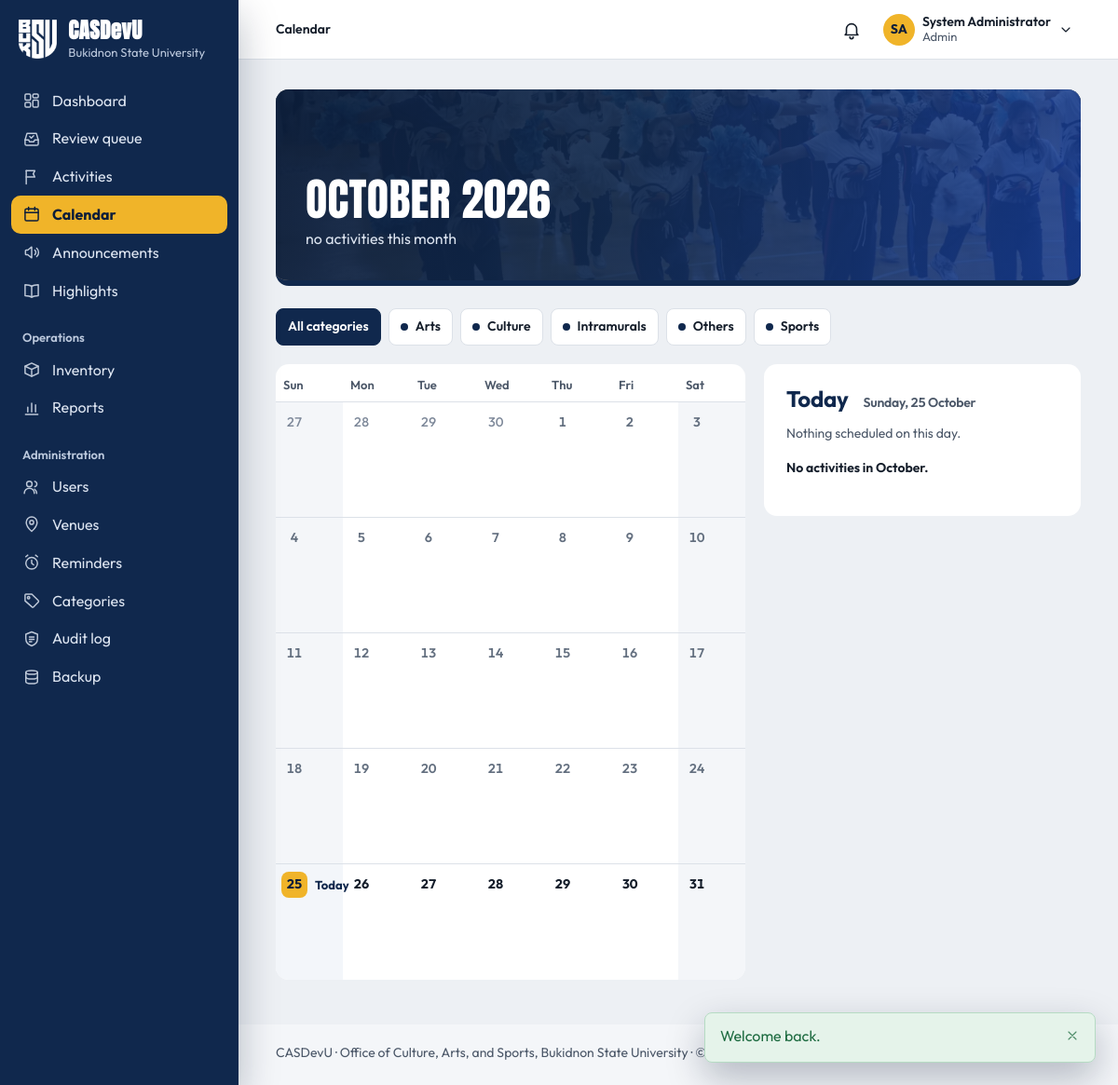
The page /activities/calendar.php (signed in) on the database its author committed.
### tables this page shows
CREATE TABLE users (
    user_id         INT UNSIGNED AUTO_INCREMENT PRIMARY KEY,
    role_id         TINYINT UNSIGNED NOT NULL,

     
    email           VARCHAR(150) NOT NULL UNIQUE,    
    password_hash   VARCHAR(255) NOT NULL,           
     
    student_number  VARCHAR(30)  NULL UNIQUE,        
    first_name      VARCHAR(80)  NOT NULL,
    middle_name     VARCHAR(80)  NULL,
    last_name       VARCHAR(80)  NOT NULL,
    sex             ENUM('male','female','other') NULL,
    birth_date      DATE         NULL,
    contact_number  VARCHAR(30)  NULL,
    photo_path      VARCHAR(255) NULL,
    id_front_path   VARCHAR(255) NULL,               
    id_back_path    VARCHAR(255) NULL,               

     
    course_id       INT UNSIGNED     NULL,
    year_level_id   TINYINT UNSIGNED NULL,
    section         VARCHAR(20)      NULL,
     
    connection_note VARCHAR(500)     NULL,

     
    status          ENUM('pending','active','inactive','suspended')
                        NOT NULL DEFAULT 'pending',
    last_login_at   DATETIME NULL,
    created_at      TIMESTAMP NOT NULL DEFAULT CURRENT_TIMESTAMP,
    updated_at      TIMESTAMP NOT NULL DEFAULT CURRENT_TIMESTAMP
                        ON UPDATE CURRENT_TIMESTAMP,

    CONSTRAINT fk_users_role       FOREIGN KEY (role_id)       REFERENCES roles(role_id),
    CONSTRAINT fk_users_course     FOREIGN KEY (course_id)     REFERENCES courses(course_id)
                                       ON DELETE SET NULL,
    CONSTRAINT fk_users_year_level FOREIGN KEY (year_level_id) REFERENCES year_levels(year_level_id)
                                       ON DELETE SET NULL,

    INDEX idx_users_role   (role_id),
    INDEX idx_users_status (status),
    INDEX idx_users_name   (last_name, first_name)
);

CREATE TABLE activity_categories (
    category_id     INT UNSIGNED AUTO_INCREMENT PRIMARY KEY,
    name            VARCHAR(80)  NOT NULL UNIQUE,    
    description     VARCHAR(255) NULL,
    color_hex       CHAR(7)      NULL,               
    is_active       TINYINT(1)   NOT NULL DEFAULT 1
);

CREATE TABLE settings (
    setting_key     VARCHAR(80) PRIMARY KEY,
    setting_value   TEXT NULL,
    description     VARCHAR(255) NULL,
    updated_at      TIMESTAMP NOT NULL DEFAULT CURRENT_TIMESTAMP
                        ON UPDATE CURRENT_TIMESTAMP
);

### public/activities/calendar.php (the view, shortened to what the rows shown need)
<?php
require_login();
$year  = (int) (get('year')  ?: date('Y'));
$month = (int) (get('month') ?: date('n'));
$firstDay    = sprintf('%04d-%02d-01', $year, $month);
$daysInMonth = (int) date('t', strtotime($firstDay));
$lastDay     = sprintf('%04d-%02d-%02d', $year, $month, $daysInMonth);
$monthName   = date('F', strtotime($firstDay));
$monthLabel  = date('F Y', strtotime($firstDay));
$today       = date('Y-m-d');
$isThisMonth = date('Y-n') === $year . '-' . $month;
$selectedDay = (int) get('day');
if ($selectedDay < 1 || $selectedDay > $daysInMonth) {
    $selectedDay = $isThisMonth ? (int) date('j') : 0;
}
$categories = fetch_all('SELECT category_id, name, color_hex FROM activity_categories WHERE is_active = 1 ORDER BY name');
$categoryIn = get('category');
$categoryIn = $categoryIn !== '' && ctype_digit($categoryIn) ? $categoryIn : '';
$isStudent = current_role() === 'student';
$conditions = [];
$params     = [];
$mineJoin   = $isStudent ? 'LEFT JOIN registrations mr ON mr.activity_id = a.activity_id AND mr.user_id = ?' : '';
$mineSelect = $isStudent ? 'mr.status AS my_status' : 'NULL AS my_status';
$mineParams = $isStudent ? [(int) current_user_id()] : [];
$activities = fetch_all(
    "SELECT a.activity_id, a.title, a.start_at, a.end_at, a.status,
            c.name AS category, c.color_hex, v.name AS venue, $mineSelect
       FROM activities a
       JOIN activity_categories c ON c.category_id = a.category_id
       LEFT JOIN venues v         ON v.venue_id    = a.venue_id
       $mineJoin
      WHERE a.start_at <= ? AND a.end_at >= ?"
       . ($conditions === [] ? '' : ' AND ' . implode(' AND ', $conditions)) . "
      ORDER BY a.start_at, a.title",
    array_merge($mineParams, [$lastDay . ' 23:59:59', $firstDay . ' 00:00:00'], $params)
);
$invitationCount = 0;
$focusDate  = $selectedDay > 0 ? sprintf('%04d-%02d-%02d', $year, $month, $selectedDay) : null;
function calendar_link(int $year, int $month, int $day = 0, ?string $category = null): string
{
    $query = array_filter([
        'year' => $year, 'month' => $month, 'day' => $day ?: null,
        'category' => $category ?? get('category'),
    ], static fn($v): bool => $v !== '' && $v !== null);
    return url('activities/calendar.php?' . http_build_query($query));
}
function calendar_counts(int $activities, int $invitations): string
{
    $parts = [];
    return $parts === [] ? 'no activities' : implode(', ', $parts);
}
require __DIR__ . '/../../includes/layout/header.php';
?>
<div class="page-head photo-band"<?= photo_band_style('cheerdance') ?>>
    <div>
        <h1><?= e($monthLabel) ?></h1>
    </div>
</div>
<nav class="cal-filter" aria-label="Show one category">
    <a class="cal-filter-chip" href="<?= e(calendar_link($year, $month, 0, '')) ?>"<?= $categoryIn === '' ? ' aria-current="true"' : '' ?>>All categories</a>
    <?php foreach ($categories as $category): ?>
        <?php $isActive = $categoryIn === (string) $category['category_id']; ?>
        <a class="cal-filter-chip" style="--cat: <?= e($category['color_hex'] ?: 'var(--navy)') ?>"
           href="<?= e(calendar_link($year, $month, 0, $isActive ? '' : (string) $category['category_id'])) ?>"<?= $isActive ? ' aria-current="true"' : '' ?>>
            <span class="cal-dot" aria-hidden="true"></span><?= e($category['name']) ?>
        </a>
    <?php endforeach; ?>
</nav>
<div class="cal-layout">
    <section class="card cal-card" aria-label="<?= e($monthLabel) ?>">
        <table class="calendar">
            <thead>
                <tr>
                    <?php foreach (['Sunday', 'Monday', 'Tuesday', 'Wednesday', 'Thursday', 'Friday', 'Saturday'] as $dayName): ?>
                        <th scope="col"><abbr title="<?= $dayName ?>"><?= substr($dayName, 0, 3) ?></abbr></th>
                    <?php endforeach; ?>
                </tr>
            </thead>
        </table>
    </section>
    <aside class="card cal-panel" aria-labelledby="cal-panel-title">
        <?php if ($focusDate !== null): ?>
            <h2 id="cal-panel-title" class="cal-panel-title">
                <?= $focusDate === $today ? 'Today' : e(date('l', strtotime($focusDate))) ?>
                <span><?= e(date($focusDate === $today ? 'l, j F' : 'j F', strtotime($focusDate))) ?></span>
            </h2>
        <?php else: ?>
            <h2 id="cal-panel-title" class="cal-panel-title"><?= e($monthName) ?> <span><?= e(calendar_counts(count($activities), $invitationCount)) ?></span></h2>
        <?php endif; ?>
    </aside>
</div>
<?php require __DIR__ . '/../../includes/layout/footer.php'; ?>

### includes/layout/header.php (shortened to what the rows shown need)
<?php
$user         = current_user();
$role         = current_role();
$currentFile  = basename($_SERVER['SCRIPT_NAME']);
$currentDir   = basename(dirname($_SERVER['SCRIPT_NAME']));
$isStudent    = $role === 'student';
$navSection = match (true) {
    in_array($currentDir, ['public', ''], true) && $currentFile === 'index.php'   => 'dashboard',
    in_array($currentDir, ['public', ''], true) && $currentFile === 'review.php'  => 'review',
    $currentFile === 'notifications.php'                        => 'notifications',
    $currentFile === 'profile.php'                              => 'profile',
    $currentFile === 'settings.php'                             => 'settings',
    $currentFile === 'calendar.php'                             => 'calendar',
    $currentDir === 'activities'                                => 'activities',
    $currentDir === 'announcements'                             => 'announcements',
    $currentDir === 'highlights'                                => 'highlights',
    $currentDir === 'inventory' && $isStudent && in_array($currentFile, ['reservations.php', 'borrow.php'], true) => 'borrow-requests',
    $currentDir === 'inventory'                                 => 'inventory',
    $currentDir === 'reports'                                   => 'reports',
    $currentDir === 'admin'                                     => pathinfo($currentFile, PATHINFO_FILENAME),
    $currentDir === 'requirements' && $isStudent                => 'my-requirements',
    $currentDir === 'participation' && $isStudent               => 'my-activities',
    $currentDir === 'participation' || $currentDir === 'requirements' => 'activities',
    default                                                     => '',
};
$sections = [
    'dashboard'       => ['Dashboard', 'index.php'],
    'review'          => ['Review queue', 'review.php'],
    'notifications'   => ['Notifications', 'notifications.php'],
    'profile'         => ['My profile', 'profile.php'],
    'settings'        => ['Settings', 'settings.php'],
    'calendar'        => ['Calendar', 'activities/calendar.php'],
    'activities'      => ['Activities', 'activities/index.php'],
    'announcements'   => ['Announcements', 'announcements/index.php'],
    'highlights'      => ['Highlights', 'highlights/index.php'],
    'inventory'       => [$isStudent ? 'Costumes & equipment' : 'Inventory', 'inventory/index.php'],
    'reports'         => ['Reports', 'reports/index.php'],
    'my-activities'   => ['My activities', 'participation/my-activities.php'],
    'my-requirements' => ['My requirements', 'requirements/mine.php'],
    'borrow-requests' => ['My borrow requests', 'inventory/reservations.php'],
    'users'           => [has_role('admin') ? 'Users' : 'Accounts', 'admin/users.php'],
    'venues'          => ['Venues', 'admin/venues.php'],
    'reminders'       => ['Reminders', 'admin/reminders.php'],
    'categories'      => ['Categories', 'admin/categories.php'],
    'audit'           => ['Audit log', 'admin/audit.php'],
    'backup'          => ['Backup', 'admin/backup.php'],
];
$initials = $user
    ? strtoupper(mb_substr((string) $user['first_name'], 0, 1) . mb_substr((string) $user['last_name'], 0, 1))
    : '';
?>
<!DOCTYPE html>
<html lang="en">
<head>
    <link rel="stylesheet" href="<?= asset('css/style.css') ?>">
</head>
<body>
<div class="app<?= $user ? '' : ' app-public' ?>">
<div class="main">
<?php if ($user): ?>
    <?php
    [$sectionLabel, $sectionHref] = $sections[$navSection] ?? ['', ''];
    $pageLabel  = (string) ($pageTitle ?? '');
    $isSectionHome = $sectionHref !== '' && str_ends_with($_SERVER['SCRIPT_NAME'], '/' . $sectionHref);
    ?>
    <header class="topbar">
        <nav class="breadcrumb" aria-label="Breadcrumb">
            <ol>
                <?php if ($sectionLabel !== '' && !$isSectionHome): ?>
                    <li><a href="<?= url($sectionHref) ?>"><?= e($sectionLabel) ?></a></li>
                    <li aria-current="page"><?= e($pageLabel) ?></li>
                <?php else: ?>
                    <li aria-current="page"><?= e($sectionLabel !== '' ? $sectionLabel : $pageLabel) ?></li>
                <?php endif; ?>
            </ol>
        </nav>
        <div class="topbar-actions">
            <?php require __DIR__ . '/notifications-menu.php'; ?>
            <details class="account-menu" data-menu>
                <summary class="account-trigger" aria-label="Account menu for <?= e(full_name($user)) ?>">
                    <?php if ($userPhotoUrl = user_photo_url($user)): ?>
                        <img class="account-initials" src="<?= e($userPhotoUrl) ?>" alt="" width="34" height="34">
                    <?php else: ?>
                        <span class="account-initials" aria-hidden="true"><?= e($initials) ?></span>
                    <?php endif; ?>
                    <span class="account-text">
                        <span class="account-name"><?= e(full_name($user)) ?></span>
                        <span class="account-role"><?= e(ucfirst((string) $role)) ?></span>
                    </span>
                    <?= icon('chevron-down', 'icon account-chevron') ?>
                </summary>
            </details>
        </div>
    </header>
<?php endif; ?>
<main class="page" id="main" tabindex="-1">

### includes/layout/footer.php
</main>
<footer class="footer">
    <p><?= e(APP_NAME) ?> · <?= e(office_name()) ?>, <?= e(university_name()) ?> · &copy; <?= date('Y') ?></p>
</footer>
</div>
</div>
</body>
</html>

### rows shown on the page
users: initials "SA", full_name($user) "System Administrator"
activity_categories: name "Arts"
activity_categories: name "Culture"
activity_categories: name "Intramurals"
activity_categories: name "Others"
activity_categories: name "Sports"
settings: setting_value "Office of Culture, Arts, and Sports"
settings: setting_value "Bukidnon State University"

### other values the page prints
APP_NAME "CASDevU"
UNIVERSITY "Bukidnon State University"
$label "Dashboard Review queue Activities Calendar Announcements Highlights Inventory Reports Users Venues Reminders Categories Audit log Backup"
$sectionLabel !== '' ? $sectionLabel : $pageLabel "Calendar"
$role "Admin"
$flashMessage['message'] "Welcome back."
$monthLabel "OCTOBER 2026"
calendar_counts(count($activities), $invitationCount) "no activities"
substr($dayName, 0, 3) "Sun"
substr($dayName, 0, 3) "Mon"
substr($dayName, 0, 3) "Tue"
substr($dayName, 0, 3) "Wed"
substr($dayName, 0, 3) "Thu"
substr($dayName, 0, 3) "Fri"
substr($dayName, 0, 3) "Sat"
